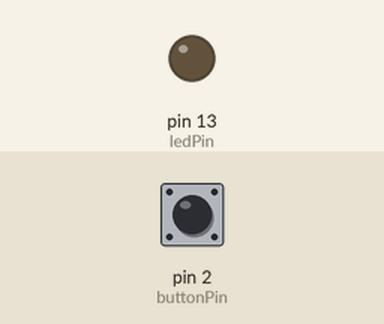
Recording of a sketch running on a simulated Arduino Uno, built with avr-gcc and run on an emulated ATmega328P. Shown: output pins drawn as LEDs (lit = HIGH). The inputs (shaded band) are chosen by the test bench; at power-on: pin 2 (buttonPin) LOW.

Above: at 1.2 s.
1.3 s: pin 2 (buttonPin) pulled HIGH for 0.15 s
At 1.37 s:
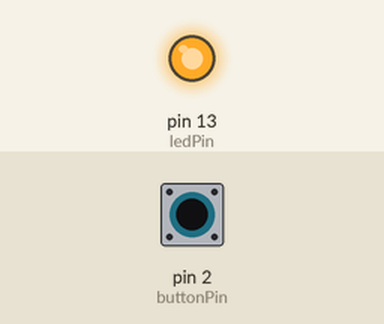
2.9 s: pin 2 (buttonPin) pulled HIGH for 3.2 s
At 6.4 s:
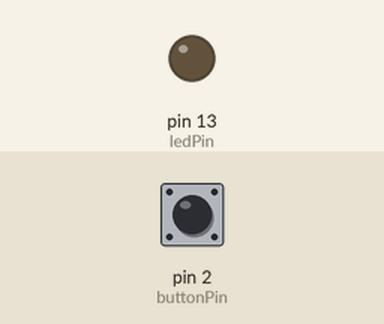
Timing chart, 0 to 7.9 s (numbered marks = the images above; inputs shaded):
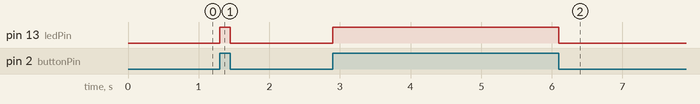

The sketch:

Meteor_SerialPort_Button.ino.ino
```cpp
const int buttonPin = 2;     // the number of the pushbutton pin
const int ledPin = 13;       // number of LED pin

int buttonState = 0;         // variable for storing the pushbutton status
int newButtonState = 0;      // variable for reading the pushbutton status
int debounceDelay = 500;     // the debounce time; increase if the output flickers

void setup() {               // this runs only once upon device start
  pinMode(ledPin, OUTPUT);   // initialize the LED pin as an output
  Serial.begin(9600);        // initialize Serial port
  pinMode(buttonPin, INPUT); // initialize the pushbutton pin as an input
  buttonState = digitalRead(buttonPin);       // read button state the first time
}

void sendData() {            // crafts some JSON to send to the server
  Serial.print("\n{");
  /*
  Serial.print("\n\"pin\": ");
  Serial.print(buttonPin);
  Serial.print(",");
  Serial.print("\n\"state\":");
  Serial.print(digitalRead(buttonPin)); // send the button state;
  Serial.print(",");
  */
  Serial.print("\n\"messageType\":\"buttonPress\"");
  Serial.println("\n}");
}

void loop() {                // this loops continuously while device is on
  newButtonState = digitalRead(buttonPin);   // read new Button state
  digitalWrite(ledPin, newButtonState);      // LED is on if the button is on, vice versa

  if (newButtonState == HIGH && buttonState == LOW) { // if button just got pressed
    if (Serial.available() > 0) {                     // check if Serial connection is available
      //Serial.print("hodor");
      sendData();                                     // send the button press to the server
      delay(debounceDelay);                           // wait a moment (debounce)
    }
  }
  buttonState = newButtonState;              // store the button state for comparison
}
```

Measured:
- after the input at 1.3 s, pin 13 (ledPin): LOW → HIGH at once, → LOW 0.15 s later
- after the input at 2.9 s, pin 13 (ledPin): LOW → HIGH at once, → LOW 3.2 s later
